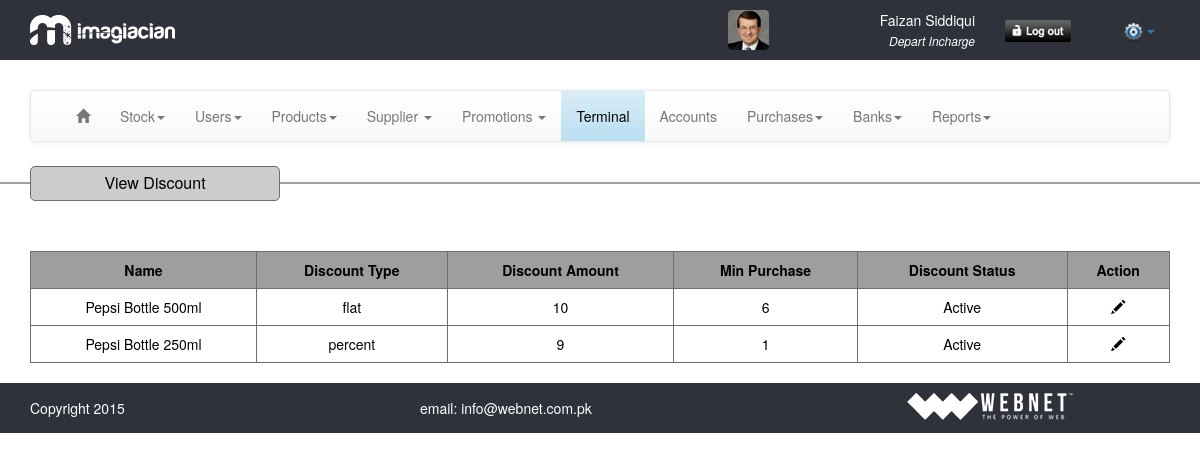
The app's page /view_discount.php (signed in) with its own data.
### tables this page shows
CREATE TABLE IF NOT EXISTS `discount` (
  `discount_id` int(11) NOT NULL,
  `discount_product_id` int(11) NOT NULL,
  `discount_type` varchar(32) NOT NULL,
  `discount_amount` int(11) NOT NULL,
  `discount_min_purchase_qty` int(11) NOT NULL,
  `discount_mode` varchar(16) NOT NULL,
  `discount_status` int(11) NOT NULL,
  `discount_datetime` timestamp NULL DEFAULT CURRENT_TIMESTAMP
);

CREATE TABLE IF NOT EXISTS `products` (
  `p_id` int(11) NOT NULL,
  `p_name` text NOT NULL,
  `p_supplier` int(11) NOT NULL,
  `p_cost` decimal(10,0) NOT NULL,
  `p_price` decimal(10,0) NOT NULL,
  `p_gst` decimal(10,0) NOT NULL,
  `p_vat` decimal(10,0) NOT NULL,
  `p_barcode` tinytext NOT NULL,
  `p_volumetype` varchar(32) NOT NULL,
  `p_volumevalue` varchar(32) NOT NULL,
  `p_skucrate` int(11) NOT NULL,
  `p_skucarton` int(11) NOT NULL,
  `p_skubag` int(11) NOT NULL,
  `p_bill_number` int(11) NOT NULL,
  `p_datetime` timestamp NOT NULL DEFAULT CURRENT_TIMESTAMP
);

### common/class.database.php (called while the page is built, shortened)
<?php
class Database {
    public $_DB;
    public $_query;
    public $_where = array();
    public $_select = array();
    public $_action;
    public $_table;
    public $_joins = array();
    public function __construct() {
        try {
            $this->_DB = new PDO('mysql:host=' . DB_HOST . ';dbname=' . DB_NAME, DB_USER, DB_PASS);
            $this->_DB->setAttribute(PDO::ATTR_ERRMODE, PDO::ERRMODE_EXCEPTION);
        } catch (PDOException $e) {
            echo 'ERROR: ' . $e->getMessage();
        }
    }
    public function where($column_name, $value, $operator = '=') {
        $this->_where[$column_name] = array();
        $this->_where[$column_name][] = $value;
        $this->_where[$column_name][] = $operator;
    }
    public function query($query) {
        try {
            $this->_query = $this->_DB->prepare(filter_var($query, FILTER_SANITIZE_STRING));
            $this->bind_results();
            $this->_query->execute();
            $this->_where = array();
            $this->_select = array();
            $this->_joins = array();
        } catch (PDOException $e) {
            $er = $e->errorInfo;
            echo '<p style="font-family:arial; background:#F00; position:absolute; z-index:10000; color:#FFF; padding:5px;">ERROR: ' . $er[2] . '</p>';
        }
    }
    public function bind_results() {
        if (!empty($this->_where)) {
            $ci = 0;
            foreach ($this->_where as $c => $value) {
                $ci++;
                if (is_array($value[0])) {
                    foreach ($value[0] as $rkey => $rvalue) {
                        $this->_query->bindValue(':' . $c.($ci+$rkey), $rvalue, $this->get_type($rvalue));
                    }
                }else{
                    $this->_query->bindValue(':' . $c.$ci, $value[0], $this->get_type($value[0]));
                }
            }
        }
    }
    public function get_type($value) {
        if (is_int($value)) {
            $param = PDO::PARAM_INT;
        } elseif (is_bool($value)) {
            $param = PDO::PARAM_BOOL;
        } elseif (is_null($value)) {
            $param = PDO::PARAM_NULL;
        } elseif (is_string($value)) {
            $param = PDO::PARAM_STR;
        } else {
            $param = FALSE;
        }
        return $param;
    }
    public function join($table_name, $override_name, $join_type = 'INNER JOIN', $match, $select = NULL) {
        $this->_joins[] = $join_type . ' ' . $table_name . ' AS ' . $override_name . ' ON ' . $match;
    }
    public function build_query() {
        $query = $this->_action;
        if ($this->_action == 'SELECT') {
            if (!empty($this->_select)) {
                foreach ($this->_select as $column_name => $name) {
                    $query .=' ' . $column_name . ' as ' . $name . ', ';
                }
            } else {
                $query .= ' *';
            }
            $query = rtrim($query, ', ');
        }
        if ($this->_action != 'UPDATE' && $this->_action != 'INSERT') {
            $query .= ' FROM ';
        }
        $query .= $this->_table;
        if (!empty($this->_joins)) {
            $query .= ' ';
            $query .= implode(' ', $this->_joins);
        }
        if (!empty($this->_where)) {
            $query .= ' WHERE ';
            $columns = array();
            $ci = 0;
            foreach ($this->_where as $c => $v) {
                $cn = $c;
                $ci++;
                if ($v[1] == 'BETWEEN') {
                    $columns[] = $cn . ' ' . $v[1] . ' :' . $c.$ci . ' and :' . $c.($ci+1);
                }else{
                    $columns[] = $cn . ' ' . $v[1] . ' :' . $c.$ci;
                }
            }
            $query .= implode(' AND ', $columns);
        }
        $this->query($query);
    }
    public function all_results($fetch_type = PDO::FETCH_OBJ) {
        return $this->_query->fetchAll($fetch_type);
    }
    public function from($table_name, $num_rows = NULL) {
        $this->_action = 'SELECT';
        $this->_table = $table_name;
        $this->build_query();
    }
}

### classes/class.discount.php (called while the page is built, shortened)
<?php
class discount extends database
{
	private $table_name;
	function __construct()
	{
		$this->table_name = 'discount';
	}
	public function get_products($ID = NULL)
	{
		if (isset($ID)) {
			$this->inner_join('products', 'p', 'p.p_id = discount.discount_product_id');
			$this->where('discount_id',$ID);
			$this->where('discount_mode','discount');
			$this->from($this->table_name);
			return $this->result();
		}
		else {
			$this->from($this->table_name);
			return $this->all_results();
		}
	}
}
 ?>

### view_discount.php (the view, shortened to what this page needs)
<?php require_once 'header.php'; ?>
<section>
	<hr/>
	<div class="container">
		<div class="row">
			<div class="tableHeading">
				<p class="nomargin alignCenter">View Discount</p>
			</div>
			<div class="col-md-12">
				<?php
				$discount = new discount();
				$results = $discount->get_products();
				if ($results) {
				?>
				<table border="1" cellpadding="5" cellspacing="0" class="table table-hover tableView">
					<tr>
						<th>Name</th>
						<th>Discount Type</th>
						<th>Discount Amount</th>
						<th>Min Purchase</th>
						<th>Discount Status</th>
						<th>Action</th>
					</tr>
						<?php
						foreach($results as $res){ ?>
						<tr>
						<td><?php echo $res->p_name; ?></td>
						<td><?php echo $res->discount_type; ?></td>
						<td><?php echo $res->discount_amount; ?></td>
						<td><?php echo $res->discount_min_purchase_qty; ?></td>
						<td><?php
							if($res->discount_status == '1'){
								echo 'Active';
							}
							else {
								echo 'Deactive';
							}
							?></td>
						<td><a href="add_discount.php?id=<?php echo $res->discount_id; ?>"><span class="glyphicon glyphicon-pencil"></span></a></td>
						</tr>
						<?php
						}
						?>
				</table>
				<?php
				}else{
					echo 'Error';
				}
				?>
			</div>
</section>
<?php require_once 'footer.php'; ?>

### assets/css/general.css (style rules this page uses)
a,abbr,acronym,address,applet,article,aside,audio,b,big,blockquote,body,canvas,caption,center,cite,code,dd,del,details,dfn,dialog,div,dl,dt,em,embed,fieldset,figcaption,figure,font,footer,form,h1,h2,h3,h4,h5,h6,header,hgroup,hr,html,i,iframe,img,ins,kbd,label,legend,li,mark,menu,meter,nav,object,ol,output,p,pre,progress,q,rp,rt,ruby,s,amp,section,small,span,strike,strong,sub,summary,sup,table,tbody,td,tfoot,th,thead,time,tr,tt,u,ul,var,video,xmp { margin:0; padding:0; }
body { background:#fff; color: #000 !important; }
html, body { height:100%; width:100%; }
h1, h2, h3, h4, p { margin-bottom:15px; }
hr { border: 1px solid #9f9f9f !important; }
.nomargin { margin:0px!important; }
.alignCenter { text-align:center!important; }
p { text-align:justify; }

### assets/css/style.css (style rules this page uses)
.tableView, .tableView a { color: #000 !important; text-align: center !important; }
.tableView tr th { background-color: #9e9e9e; text-align: center; font-weight: bold; }
.tableView tr td, .tableView tr th { border-top: 1px solid #6e6e6e !important; border-right: 1px solid #6e6e6e; border-left: 1px solid #6e6e6e; border-bottom: 1px solid #6e6e6e; }
.tableHeading { width: 250px; margin-top: -38px; margin-bottom: 50px; background-color: #ccc; padding: 5px 10px; font-size: 16px; border-radius: 5px; text-align: center; border: 1px solid #6E6E6E; margin-left: 15px; }

### records on screen
discount: products.p_name "Pepsi Bottle 500ml", discount_type "flat", discount_amount "10", discount_min_purchase_qty "6", discount_status "Active"
discount: products.p_name "Pepsi Bottle 250ml", discount_type "percent", discount_amount "9", discount_min_purchase_qty "1", discount_status "Active"

### other values on screen
$_SESSION['user']->first_name "Faizan"
$_SESSION['user']->last_name "Siddiqui"
str_replace("_"," ","$desig") "Depart Incharge"
